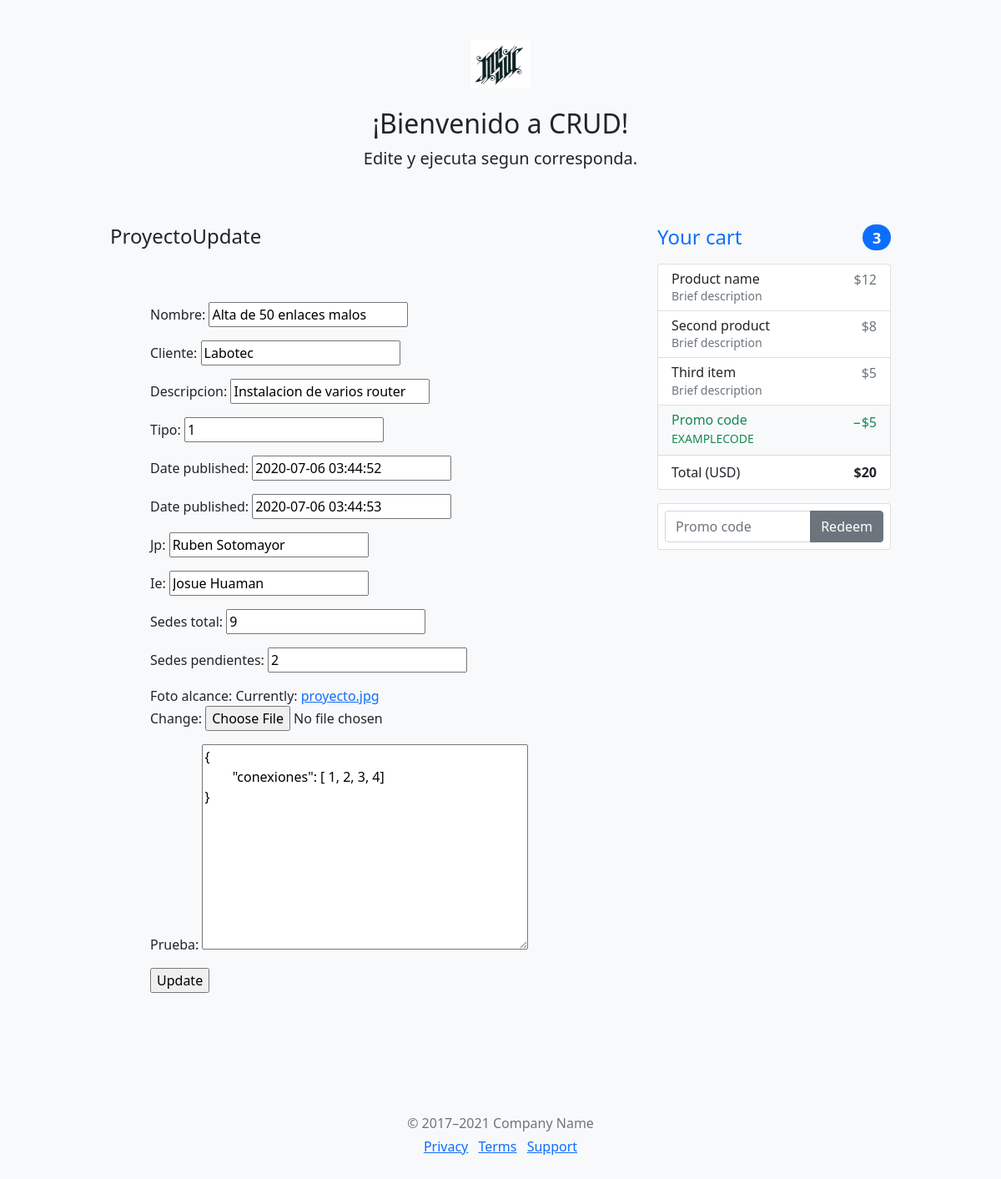
The page /polls/1/proyectoUpdate/ on the database as committed earlier.
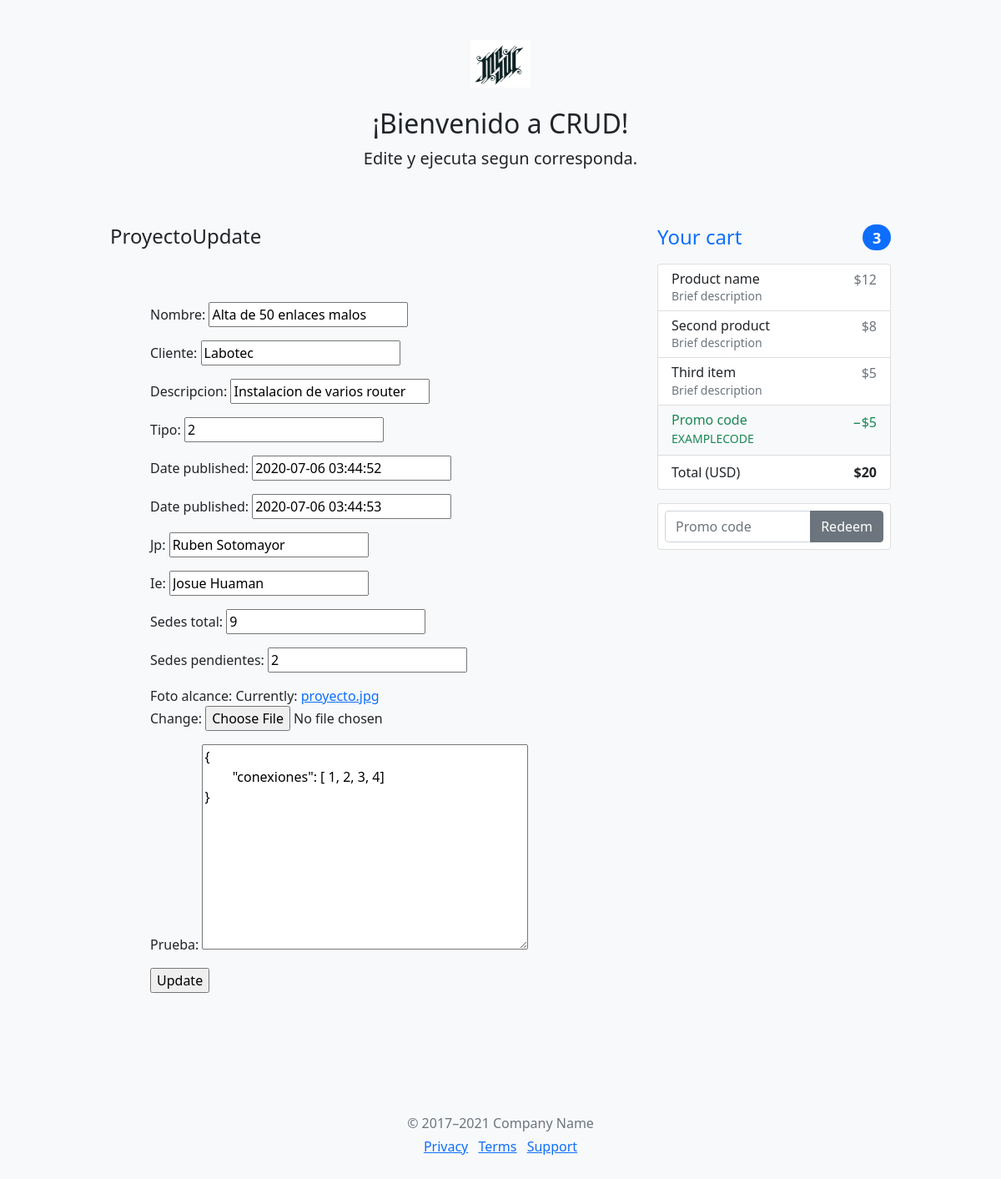
The same page on the database as committed later.
### polls/models.py (models this page shows, shortened)
class Proyecto(models.Model):
    nombre = models.CharField(max_length=100, default='')
    cliente = models.CharField(max_length=100, default='')
    descripcion = models.CharField(max_length=100, default='')
    tipo = models.IntegerField(default=0)
    fecha_inicio = models.DateTimeField('date published')
    fecha_fin = models.DateTimeField('date published')
    jp = models.CharField(max_length=100, default='')
    ie = models.CharField(max_length=100, default='')
    sedes_total = models.IntegerField(default=0)
    sedes_pendientes = models.IntegerField(default=0)
    foto_alcance = models.ImageField(upload_to='cars',default='proyecto.jpg')
    prueba = models.TextField(default='')

### polls/views.py (the view)
# urls.py: path('<int:pk>/proyectoUpdate/', views.ProyectoUpdate.as_view(), name='proyectoUpdate'),
class ProyectoUpdate(UpdateView):
    model = Proyecto
    fields = '__all__' # ['name']
    template_name_suffix = '_update_form'

### polls/templates/polls/proyecto_update_form.html (shortened to what this page needs)
{% extends "CUD.html" %}
{% load static %}
{% block identificador %}
ProyectoUpdate
{% endblock %}
{% block bloque_1 %}
<div class="p-5">
    <form method="post">{% csrf_token %}
        {{ form.as_p }}
        <input type="submit" value="Update">
    </form>
</div>
{% endblock %}

Rows that differ between the two databases and show on the page:
changed Proyecto "Alta de 50 enlaces malos": tipo "1" → "2"
